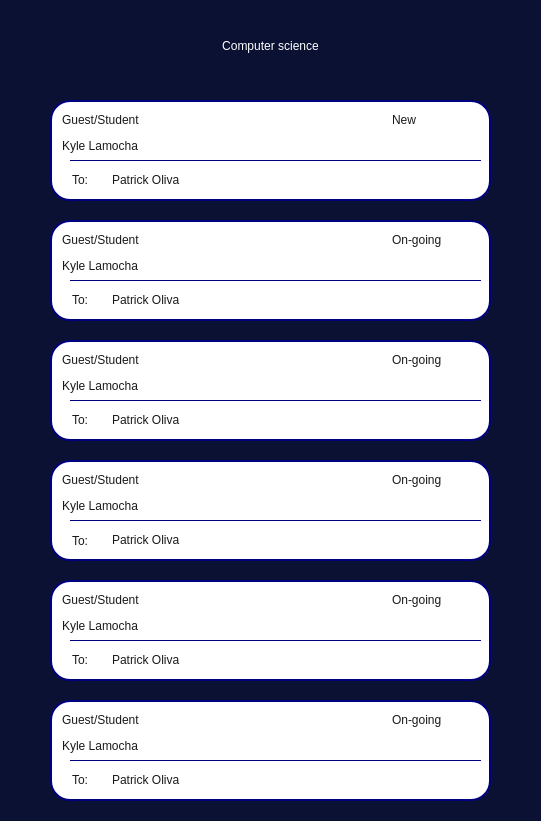
   <widget class="QFrame" name="frame_14">
    <property name="geometry">
     <rect>
      <x>80</x>
      <y>190</y>
      <width>541</width>
      <height>821</height>
     </rect>
    </property>
    <property name="styleSheet">
     <string notr="true">QFrame{
	background-color: rgb(11, 17, 51);
border-radius: 20px;

}

</string>
    </property>
    <property name="frameShape">
     <enum>QFrame::StyledPanel</enum>
    </property>
    <property name="frameShadow">
     <enum>QFrame::Raised</enum>
    </property>
    <widget class="QLabel" name="label_10">
     <property name="geometry">
      <rect>
       <x>0</x>
       <y>20</y>
       <width>541</width>
       <height>51</height>
      </rect>
     </property>
     <property name="styleSheet">
      <string notr="true">font:40pt &quot;Bebas&quot;;
color: rgb(255, 255, 255);
</string>
     </property>
     <property name="text">
      <string>Computer science</string>
     </property>
     <property name="alignment">
      <set>Qt::AlignCenter</set>
     </property>
    </widget>
    <widget class="QFrame" name="frame_38">
     <property name="geometry">
      <rect>
       <x>50</x>
       <y>100</y>
       <width>441</width>
       <height>101</height>
      </rect>
     </property>
     <property name="styleSheet">
      <string notr="true">QFrame{
border: 2px solid navy blue;
	background-color: rgb(255, 255, 255);
}

</string>
     </property>
     <property name="frameShape">
      <enum>QFrame::StyledPanel</enum>
     </property>
     <property name="frameShadow">
      <enum>QFrame::Raised</enum>
     </property>
     <widget class="QLineEdit" name="lineEdit_217">
      <property name="geometry">
       <rect>
        <x>340</x>
        <y>10</y>
        <width>91</width>
        <height>20</height>
       </rect>
      </property>
      <property name="styleSheet">
       <string notr="true">QLineEdit{
font: 11pt &quot;Montserrat&quot;;
border-radius: 5px;
	color: rgb(25, 25, 26);

}

</string>
      </property>
      <property name="text">
       <string>New</string>
      </property>
      <property name="placeholderText">
       <string>Appointment Subject</string>
      </property>
     </widget>
     <widget class="QLineEdit" name="c1r1Student">
      <property name="geometry">
       <rect>
        <x>10</x>
        <y>30</y>
        <width>421</width>
        <height>31</height>
       </rect>
      </property>
      <property name="styleSheet">
       <string notr="true">QLineEdit{
	font: 75 16pt &quot;Montserrat&quot;;
border-radius: 5px;
	color: rgb(25, 25, 26);

}

</string>
      </property>
      <property name="text">
       <string>Kyle Lamocha</string>
      </property>
      <property name="placeholderText">
       <string>Appointment Subject</string>
      </property>
     </widget>
     <widget class="QLineEdit" name="lineEdit_219">
      <property name="geometry">
       <rect>
        <x>10</x>
        <y>10</y>
        <width>331</width>
        <height>20</height>
       </rect>
      </property>
      <property name="styleSheet">
       <string notr="true">QLineEdit{
font: 10pt &quot;Montserrat&quot;;
border-radius: 5px;
	color: rgb(25, 25, 26);

}

</string>
      </property>
      <property name="text">
       <string>Guest/Student</string>
      </property>
      <property name="placeholderText">
       <string>Appointment Subject</string>
      </property>
     </widget>
     <widget class="Line" name="line_25">
      <property name="geometry">
       <rect>
        <x>20</x>
        <y>60</y>
        <width>411</width>
        <height>1</height>
       </rect>
      </property>
      <property name="styleSheet">
       <string notr="true">background-color: rgb(25, 25, 26);</string>
      </property>
      <property name="orientation">
       <enum>Qt::Horizontal</enum>
      </property>
     </widget>
     <widget class="QLineEdit" name="lineEdit_220">
      <property name="geometry">
       <rect>
        <x>20</x>
        <y>70</y>
        <width>51</width>
        <height>20</height>
       </rect>
      </property>
      <property name="styleSheet">
       <string notr="true">QLineEdit{
font: 13pt &quot;Montserrat&quot;;
border-radius: 5px;
	color: rgb(25, 25, 26);

}

</string>
      </property>
      <property name="text">
       <string>To:</string>
      </property>
      <property name="placeholderText">
       <string>Appointment Subject</string>
      </property>
     </widget>
     <widget class="QLineEdit" name="c1r1Teacher">
      <property name="geometry">
       <rect>
        <x>60</x>
        <y>70</y>
        <width>371</width>
        <height>20</height>
       </rect>
      </property>
      <property name="styleSheet">
       <string notr="true">QLineEdit{
	font: 75 16pt &quot;Montserrat&quot;;
border-radius: 5px;
	color: rgb(25, 25, 26);

}

</string>
      </property>
      <property name="text">
       <string>Patrick Oliva</string>
      </property>
      <property name="placeholderText">
       <string>Appointment Subject</string>
      </property>
     </widget>
    </widget>
    <widget class="QFrame" name="frame_39">
     <property name="geometry">
      <rect>
       <x>50</x>
       <y>220</y>
       <width>441</width>
       <height>101</height>
      </rect>
     </property>
     <property name="styleSheet">
      <string notr="true">QFrame{
border: 2px solid navy blue;
	background-color: rgb(255, 255, 255);
}

</string>
     </property>
     <property name="frameShape">
      <enum>QFrame::StyledPanel</enum>
     </property>
     <property name="frameShadow">
      <enum>QFrame::Raised</enum>
     </property>
     <widget class="QLineEdit" name="lineEdit_222">
      <property name="geometry">
       <rect>
        <x>340</x>
        <y>10</y>
        <width>91</width>
        <height>20</height>
       </rect>
      </property>
      <property name="styleSheet">
       <string notr="true">QLineEdit{
font: 11pt &quot;Montserrat&quot;;
border-radius: 5px;
	color: rgb(25, 25, 26);

}

</string>
      </property>
      <property name="text">
       <string>On-going</string>
      </property>
      <property name="placeholderText">
       <string>Appointment Subject</string>
      </property>
     </widget>
     <widget class="QLineEdit" name="c1r2Student">
      <property name="geometry">
       <rect>
        <x>10</x>
        <y>30</y>
        <width>421</width>
        <height>31</height>
       </rect>
      </property>
      <property name="styleSheet">
       <string notr="true">QLineEdit{
	font: 75 16pt &quot;Montserrat&quot;;
border-radius: 5px;
	color: rgb(25, 25, 26);

}

</string>
      </property>
      <property name="text">
       <string>Kyle Lamocha</string>
      </property>
      <property name="placeholderText">
       <string>Appointment Subject</string>
      </property>
     </widget>
     <widget class="QLineEdit" name="lineEdit_224">
      <property name="geometry">
       <rect>
        <x>10</x>
        <y>10</y>
        <width>331</width>
        <height>20</height>
       </rect>
      </property>
      <property name="styleSheet">
       <string notr="true">QLineEdit{
font: 10pt &quot;Montserrat&quot;;
border-radius: 5px;
	color: rgb(25, 25, 26);

}

</string>
      </property>
      <property name="text">
       <string>Guest/Student</string>
      </property>
      <property name="placeholderText">
       <string>Appointment Subject</string>
      </property>
     </widget>
     <widget class="Line" name="line_26">
      <property name="geometry">
       <rect>
        <x>20</x>
        <y>60</y>
        <width>411</width>
        <height>1</height>
       </rect>
      </property>
      <property name="styleSheet">
       <string notr="true">background-color: rgb(25, 25, 26);</string>
      </property>
      <property name="orientation">
       <enum>Qt::Horizontal</enum>
      </property>
     </widget>
     <widget class="QLineEdit" name="lineEdit_225">
      <property name="geometry">
       <rect>
        <x>20</x>
        <y>70</y>
        <width>51</width>
        <height>20</height>
       </rect>
      </property>
      <property name="styleSheet">
       <string notr="true">QLineEdit{
font: 13pt &quot;Montserrat&quot;;
border-radius: 5px;
	color: rgb(25, 25, 26);

}

</string>
      </property>
      <property name="text">
       <string>To:</string>
      </property>
      <property name="placeholderText">
       <string>Appointment Subject</string>
      </property>
     </widget>
     <widget class="QLineEdit" name="c1r2Teacher">
      <property name="geometry">
       <rect>
        <x>60</x>
        <y>70</y>
        <width>371</width>
        <height>20</height>
       </rect>
      </property>
      <property name="styleSheet">
       <string notr="true">QLineEdit{
	font: 75 16pt &quot;Montserrat&quot;;
border-radius: 5px;
	color: rgb(25, 25, 26);

}

</string>
      </property>
      <property name="text">
       <string>Patrick Oliva</string>
      </property>
      <property name="placeholderText">
       <string>Appointment Subject</string>
      </property>
     </widget>
    </widget>
    <widget class="QFrame" name="frame_40">
     <property name="geometry">
      <rect>
       <x>50</x>
       <y>340</y>
       <width>441</width>
       <height>101</height>
      </rect>
     </property>
     <property name="styleSheet">
      <string notr="true">QFrame{
border: 2px solid navy blue;
	background-color: rgb(255, 255, 255);
}

</string>
     </property>
     <property name="frameShape">
      <enum>QFrame::StyledPanel</enum>
     </property>
     <property name="frameShadow">
      <enum>QFrame::Raised</enum>
     </property>
     <widget class="QLineEdit" name="lineEdit_227">
      <property name="geometry">
       <rect>
        <x>340</x>
        <y>10</y>
        <width>91</width>
        <height>20</height>
       </rect>
      </property>
      <property name="styleSheet">
       <string notr="true">QLineEdit{
font: 11pt &quot;Montserrat&quot;;
border-radius: 5px;
	color: rgb(25, 25, 26);

}

</string>
      </property>
      <property name="text">
       <string>On-going</string>
      </property>
      <property name="placeholderText">
       <string>Appointment Subject</string>
      </property>
     </widget>
     <widget class="QLineEdit" name="c1r3Student">
      <property name="geometry">
       <rect>
        <x>10</x>
        <y>30</y>
        <width>421</width>
        <height>31</height>
       </rect>
      </property>
      <property name="styleSheet">
       <string notr="true">QLineEdit{
	font: 75 16pt &quot;Montserrat&quot;;
border-radius: 5px;
	color: rgb(25, 25, 26);

}

</string>
      </property>
      <property name="text">
       <string>Kyle Lamocha</string>
      </property>
      <property name="placeholderText">
       <string>Appointment Subject</string>
      </property>
     </widget>
     <widget class="QLineEdit" name="lineEdit_229">
      <property name="geometry">
       <rect>
        <x>10</x>
        <y>10</y>
        <width>331</width>
        <height>20</height>
       </rect>
      </property>
      <property name="styleSheet">
       <string notr="true">QLineEdit{
font: 10pt &quot;Montserrat&quot;;
border-radius: 5px;
	color: rgb(25, 25, 26);

}

</string>
      </property>
      <property name="text">
       <string>Guest/Student</string>
      </property>
      <property name="placeholderText">
       <string>Appointment Subject</string>
      </property>
     </widget>
     <widget class="Line" name="line_27">
      <property name="geometry">
       <rect>
        <x>20</x>
        <y>60</y>
        <width>411</width>
        <height>1</height>
       </rect>
      </property>
      <property name="styleSheet">
       <string notr="true">background-color: rgb(25, 25, 26);</string>
      </property>
      <property name="orientation">
       <enum>Qt::Horizontal</enum>
      </property>
     </widget>
     <widget class="QLineEdit" name="lineEdit_230">
      <property name="geometry">
       <rect>
        <x>20</x>
        <y>70</y>
        <width>51</width>
        <height>20</height>
       </rect>
      </property>
      <property name="styleSheet">
       <string notr="true">QLineEdit{
font: 13pt &quot;Montserrat&quot;;
border-radius: 5px;
	color: rgb(25, 25, 26);

}

</string>
      </property>
      <property name="text">
       <string>To:</string>
      </property>
      <property name="placeholderText">
       <string>Appointment Subject</string>
      </property>
     </widget>
     <widget class="QLineEdit" name="c1r3Teacher">
      <property name="geometry">
       <rect>
        <x>60</x>
        <y>70</y>
        <width>371</width>
        <height>20</height>
       </rect>
      </property>
      <property name="styleSheet">
       <string notr="true">QLineEdit{
	font: 75 16pt &quot;Montserrat&quot;;
border-radius: 5px;
	color: rgb(25, 25, 26);

}

</string>
      </property>
      <property name="text">
       <string>Patrick Oliva</string>
      </property>
      <property name="placeholderText">
       <string>Appointment Subject</string>
      </property>
     </widget>
    </widget>
    <widget class="QFrame" name="frame_41">
     <property name="geometry">
      <rect>
       <x>50</x>
       <y>460</y>
       <width>441</width>
       <height>101</height>
      </rect>
     </property>
     <property name="styleSheet">
      <string notr="true">QFrame{
	background-color: rgb(255, 255, 255);
border: 2px solid navy blue;

}

</string>
     </property>
     <property name="frameShape">
      <enum>QFrame::StyledPanel</enum>
     </property>
     <property name="frameShadow">
      <enum>QFrame::Raised</enum>
     </property>
     <widget class="QLineEdit" name="lineEdit_232">
      <property name="geometry">
       <rect>
        <x>340</x>
        <y>10</y>
        <width>91</width>
        <height>20</height>
       </rect>
      </property>
      <property name="styleSheet">
       <string notr="true">QLineEdit{
font: 11pt &quot;Montserrat&quot;;
border-radius: 5px;
	color: rgb(25, 25, 26);

}

</string>
      </property>
      <property name="text">
       <string>On-going</string>
      </property>
      <property name="placeholderText">
       <string>Appointment Subject</string>
      </property>
     </widget>
     <widget class="QLineEdit" name="c1r4Student">
      <property name="geometry">
       <rect>
        <x>10</x>
        <y>30</y>
        <width>421</width>
        <height>31</height>
       </rect>
      </property>
      <property name="styleSheet">
       <string notr="true">QLineEdit{
	font: 75 16pt &quot;Montserrat&quot;;
border-radius: 5px;
	color: rgb(25, 25, 26);

}

</string>
      </property>
      <property name="text">
       <string>Kyle Lamocha</string>
      </property>
      <property name="placeholderText">
       <string>Appointment Subject</string>
      </property>
     </widget>
     <widget class="QLineEdit" name="lineEdit_234">
      <property name="geometry">
       <rect>
        <x>10</x>
        <y>10</y>
        <width>331</width>
        <height>20</height>
       </rect>
      </property>
      <property name="styleSheet">
       <string notr="true">QLineEdit{
font: 10pt &quot;Montserrat&quot;;
border-radius: 5px;
	color: rgb(25, 25, 26);

}

</string>
      </property>
      <property name="text">
       <string>Guest/Student</string>
      </property>
      <property name="placeholderText">
       <string>Appointment Subject</string>
      </property>
     </widget>
     <widget class="Line" name="line_28">
      <property name="geometry">
       <rect>
        <x>20</x>
        <y>60</y>
        <width>411</width>
        <height>1</height>
       </rect>
      </property>
      <property name="styleSheet">
       <string notr="true">background-color: rgb(25, 25, 26);</string>
      </property>
      <property name="orientation">
       <enum>Qt::Horizontal</enum>
      </property>
     </widget>
     <widget class="QLineEdit" name="lineEdit_235">
      <property name="geometry">
       <rect>
        <x>20</x>
        <y>70</y>
        <width>41</width>
        <height>21</height>
       </rect>
      </property>
      <property name="styleSheet">
       <string notr="true">QLineEdit{
font: 13pt &quot;Montserrat&quot;;
border-radius: 5px;
	color: rgb(25, 25, 26);

}

</string>
      </property>
      <property name="text">
       <string>To:</string>
      </property>
      <property name="placeholderText">
       <string>Appointment Subject</string>
      </property>
     </widget>
     <widget class="QLineEdit" name="c1r4Teacher">
      <property name="geometry">
       <rect>
        <x>60</x>
        <y>70</y>
        <width>371</width>
        <height>20</height>
       </rect>
      </property>
      <property name="styleSheet">
       <string notr="true">QLineEdit{
	font: 75 16pt &quot;Montserrat&quot;;
border-radius: 5px;
	color: rgb(25, 25, 26);

}

</string>
      </property>
      <property name="text">
       <string>Patrick Oliva</string>
      </property>
      <property name="placeholderText">
       <string>Appointment Subject</string>
      </property>
     </widget>
    </widget>
    <widget class="QFrame" name="frame_42">
     <property name="geometry">
      <rect>
       <x>50</x>
       <y>580</y>
       <width>441</width>
       <height>101</height>
      </rect>
     </property>
     <property name="styleSheet">
      <string notr="true">QFrame{
border: 2px solid navy blue;
	background-color: rgb(255, 255, 255);
}

</string>
     </property>
     <property name="frameShape">
      <enum>QFrame::StyledPanel</enum>
     </property>
     <property name="frameShadow">
      <enum>QFrame::Raised</enum>
     </property>
     <widget class="QLineEdit" name="lineEdit_237">
      <property name="geometry">
       <rect>
        <x>340</x>
        <y>10</y>
        <width>91</width>
        <height>20</height>
       </rect>
      </property>
      <property name="styleSheet">
       <string notr="true">QLineEdit{
font: 11pt &quot;Montserrat&quot;;
border-radius: 5px;
	color: rgb(25, 25, 26);

}

</string>
      </property>
      <property name="text">
       <string>On-going</string>
      </property>
      <property name="placeholderText">
       <string>Appointment Subject</string>
      </property>
     </widget>
     <widget class="QLineEdit" name="c1r5Student">
      <property name="geometry">
       <rect>
        <x>10</x>
        <y>30</y>
        <width>421</width>
        <height>31</height>
       </rect>
      </property>
      <property name="styleSheet">
       <string notr="true">QLineEdit{
	font: 75 16pt &quot;Montserrat&quot;;
border-radius: 5px;
	color: rgb(25, 25, 26);

}

</string>
      </property>
      <property name="text">
       <string>Kyle Lamocha</string>
      </property>
      <property name="placeholderText">
       <string>Appointment Subject</string>
      </property>
     </widget>
     <widget class="QLineEdit" name="lineEdit_239">
      <property name="geometry">
       <rect>
        <x>10</x>
        <y>10</y>
        <width>331</width>
        <height>20</height>
       </rect>
      </property>
      <property name="styleSheet">
       <string notr="true">QLineEdit{
font: 10pt &quot;Montserrat&quot;;
border-radius: 5px;
	color: rgb(25, 25, 26);

}

</string>
      </property>
      <property name="text">
       <string>Guest/Student</string>
      </property>
      <property name="placeholderText">
       <string>Appointment Subject</string>
      </property>
     </widget>
     <widget class="Line" name="line_29">
      <property name="geometry">
       <rect>
        <x>20</x>
        <y>60</y>
        <width>411</width>
        <height>1</height>
       </rect>
      </property>
      <property name="styleSheet">
       <string notr="true">background-color: rgb(25, 25, 26);</string>
      </property>
      <property name="orientation">
       <enum>Qt::Horizontal</enum>
      </property>
     </widget>
     <widget class="QLineEdit" name="lineEdit_240">
      <property name="geometry">
       <rect>
        <x>20</x>
        <y>70</y>
        <width>41</width>
        <height>20</height>
       </rect>
      </property>
      <property name="styleSheet">
       <string notr="true">QLineEdit{
font: 13pt &quot;Montserrat&quot;;
border-radius: 5px;
	color: rgb(25, 25, 26);

}

</string>
      </property>
      <property name="text">
       <string>To:</string>
      </property>
      <property name="placeholderText">
       <string>Appointment Subject</string>
      </property>
     </widget>
     <widget class="QLineEdit" name="c1r5Teacher">
      <property name="geometry">
       <rect>
        <x>60</x>
        <y>70</y>
        <width>371</width>
        <height>20</height>
       </rect>
      </property>
      <property name="styleSheet">
       <string notr="true">QLineEdit{
	font: 75 16pt &quot;Montserrat&quot;;
border-radius: 5px;
	color: rgb(25, 25, 26);

}

</string>
      </property>
      <property name="text">
       <string>Patrick Oliva</string>
      </property>
      <property name="placeholderText">
       <string>Appointment Subject</string>
      </property>
     </widget>
    </widget>
    <widget class="QFrame" name="frame_43">
     <property name="geometry">
      <rect>
       <x>50</x>
       <y>700</y>
       <width>441</width>
       <height>101</height>
      </rect>
     </property>
     <property name="styleSheet">
      <string notr="true">QFrame{
border: 2px solid navy blue;
	background-color: rgb(255, 255, 255);
}

</string>
     </property>
     <property name="frameShape">
      <enum>QFrame::StyledPanel</enum>
     </property>
     <property name="frameShadow">
      <enum>QFrame::Raised</enum>
     </property>
     <widget class="QLineEdit" name="lineEdit_242">
      <property name="geometry">
       <rect>
        <x>340</x>
        <y>10</y>
        <width>91</width>
        <height>20</height>
       </rect>
      </property>
      <property name="styleSheet">
       <string notr="true">QLineEdit{
font: 11pt &quot;Montserrat&quot;;
border-radius: 5px;
	color: rgb(25, 25, 26);

}

</string>
      </property>
      <property name="text">
       <string>On-going</string>
      </property>
      <property name="placeholderText">
       <string>Appointment Subject</string>
      </property>
     </widget>
     <widget class="QLineEdit" name="c1r6Student">
      <property name="geometry">
       <rect>
        <x>10</x>
        <y>30</y>
        <width>421</width>
        <height>31</height>
       </rect>
      </property>
      <property name="styleSheet">
       <string notr="true">QLineEdit{
	font: 75 16pt &quot;Montserrat&quot;;
border-radius: 5px;
	color: rgb(25, 25, 26);

}

</string>
      </property>
      <property name="text">
       <string>Kyle Lamocha</string>
      </property>
      <property name="placeholderText">
       <string>Appointment Subject</string>
      </property>
     </widget>
     <widget class="QLineEdit" name="lineEdit_244">
      <property name="geometry">
       <rect>
        <x>10</x>
        <y>10</y>
        <width>331</width>
        <height>20</height>
       </rect>
      </property>
      <property name="styleSheet">
       <string notr="true">QLineEdit{
font: 10pt &quot;Montserrat&quot;;
border-radius: 5px;
	color: rgb(25, 25, 26);

}

</string>
      </property>
      <property name="text">
       <string>Guest/Student</string>
      </property>
      <property name="placeholderText">
       <string>Appointment Subject</string>
      </property>
     </widget>
     <widget class="Line" name="line_30">
      <property name="geometry">
       <rect>
        <x>20</x>
        <y>60</y>
        <width>411</width>
        <height>1</height>
       </rect>
      </property>
      <property name="styleSheet">
       <string notr="true">background-color: rgb(25, 25, 26);</string>
      </property>
      <property name="orientation">
       <enum>Qt::Horizontal</enum>
      </property>
     </widget>
     <widget class="QLineEdit" name="lineEdit_245">
      <property name="geometry">
       <rect>
        <x>20</x>
        <y>70</y>
        <width>31</width>
        <height>20</height>
       </rect>
      </property>
      <property name="styleSheet">
       <string notr="true">QLineEdit{
font: 13pt &quot;Montserrat&quot;;
border-radius: 5px;
	color: rgb(25, 25, 26);

}

</string>
      </property>
      <property name="text">
       <string>To:</string>
      </property>
      <property name="placeholderText">
       <string>Appointment Subject</string>
      </property>
     </widget>
     <widget class="QLineEdit" name="c1r6Teacher">
      <property name="geometry">
       <rect>
        <x>60</x>
        <y>70</y>
        <width>371</width>
        <height>20</height>
       </rect>
      </property>
      <property name="styleSheet">
       <string notr="true">QLineEdit{
	font: 75 16pt &quot;Montserrat&quot;;
border-radius: 5px;
	color: rgb(25, 25, 26);

}

</string>
      </property>
      <property name="text">
       <string>Patrick Oliva</string>
      </property>
      <property name="placeholderText">
       <string>Appointment Subject</string>
      </property>
     </widget>
    </widget>
   </widget>
